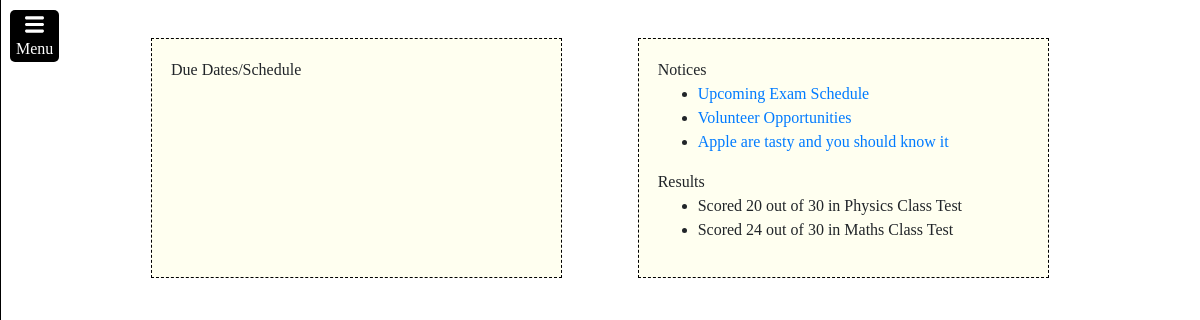
Page /student/ (signed in) on the earlier database version.
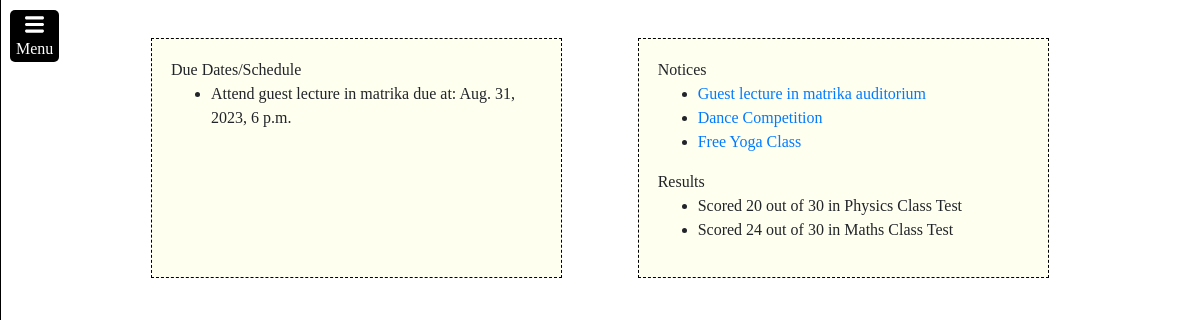
Same page on the later database version.
### student/models.py (models this page shows, shortened)
class Notice(models.Model):
    issued_for = models.ForeignKey(Classroom, on_delete=models.CASCADE)
    issued_by = models.ForeignKey(User, on_delete=models.CASCADE)
    title = models.CharField(max_length=150)
    content = models.TextField(max_length=2000)
    issue_date = models.DateField(default=datetime.now())

class Result(models.Model):
    student = models.ForeignKey(User, on_delete=models.CASCADE)
    topic = models.CharField(max_length=150)
    marks = models.IntegerField()
    max_marks = models.IntegerField()
    date = models.DateField()
    is_active = models.BooleanField(default=True)

class Schedule(models.Model):
    user = models.ForeignKey(User, on_delete=models.CASCADE)
    activity = models.CharField(max_length=150)
    due_date = models.DateTimeField()

### student/views.py (the view)
# urls.py: path("", views.index, name="index"),
@login_required
def index(request):
    if request.user.is_employee:
        return HttpResponseRedirect(reverse("student:staff_page"))
    try:
        user_classroom = Member.objects.get(member=request.user).classroom
    except:
        return HttpResponseRedirect(reverse("student:join_class"))
    schedule = list(Schedule.objects.filter(user=request.user, due_date__gt=timezone.now()).order_by("-due_date").values())
    schedule = schedule[:5]
    notices = list(Notice.objects.filter(issued_for=user_classroom).order_by("-issue_date").values())
    notices = notices[:3]
    results = list(Result.objects.filter(student=request.user).order_by("-date").values())
    results = results[:3]
    return render(request, "student/index.html", {
        "schedule":schedule,
        "notices":notices,
        "results":results,
    })

### student/templates/student/index.html (shortened to what this page needs)
{% extends 'student/layout.html' %}
{% load static %}
{% block head %}
    <link rel="stylesheet" href="{% static 'student/index.css' %}">
{% endblock %}
{% block body %}
    <div class="homeBody">
        <div>
            Due Dates/Schedule
            <ul>
                {% for item in schedule %}
                <li>{{item.activity}} due at: {{item.due_date}}</li>
                {% endfor %}
            </ul>
        </div>
        <div>
            <div>
                Notices
                <ul>
                    {% for item in notices %}
                    <li> <a href="{% url 'student:notice_page' notice_id=item.id %}" target="_blank">{{item.title}}</a> </li>
                    {% endfor %}
                </ul>
            </div>
            <div>
                Results
                <ul>
                    {% for item in results %}
                    <li>Scored {{item.marks}} out of {{item.max_marks}} in {{item.topic}}</li>
                    {% endfor %}
                </ul>
            </div>
        </div>
    </div>
{% endblock %}

Differences in the rows shown:
no longer on this page (row unchanged): Notice: title "Upcoming Exam Schedule"
no longer on this page (row unchanged): Notice: title "Volunteer Opportunities"
no longer on this page (row unchanged): Notice: title "Apple are tasty and you should know it"
added Schedule: activity "Attend guest lecture in matrika", due_date "Aug. 31, 2023, 6 p.m."
added Notice: title "Guest lecture in matrika auditorium"
added Notice: title "Dance Competition"
added Notice: title "Free Yoga Class"
